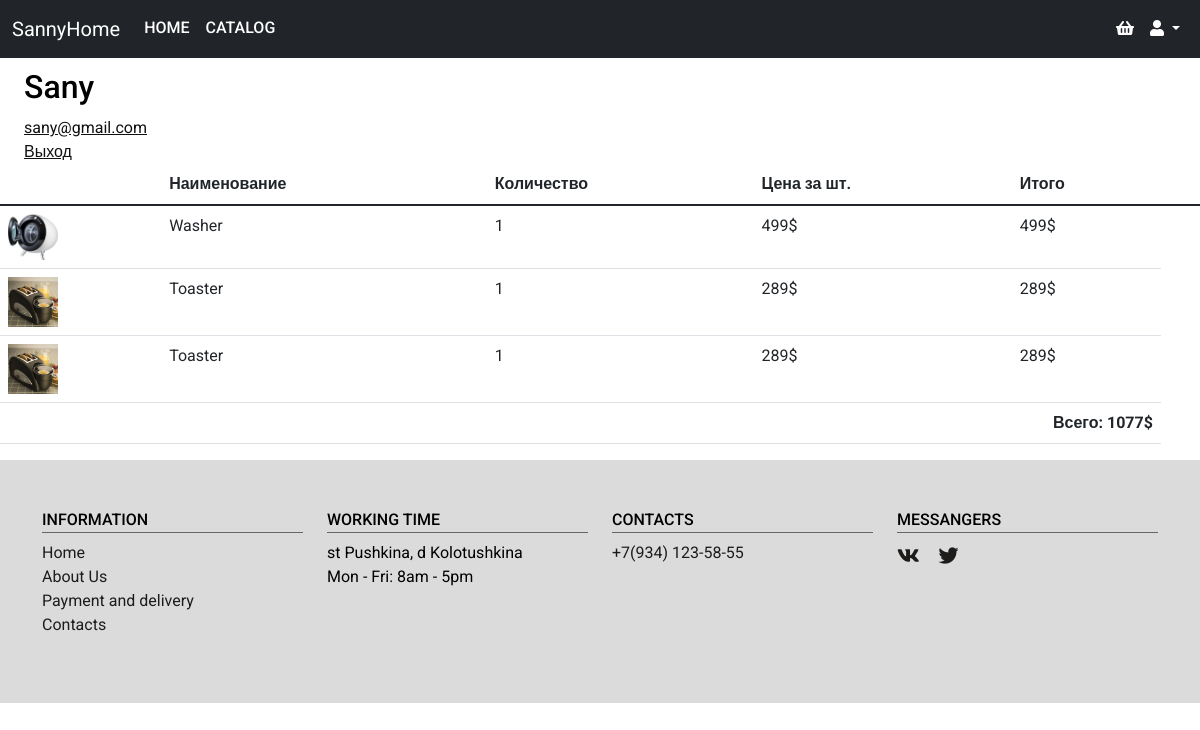
The page /index.php?page=success (signed in) on the database its author committed.
### tables this page shows
CREATE TABLE `basket` (
  `id` int NOT NULL,
  `id_user` int NOT NULL,
  `id_product` int NOT NULL,
  `number_product` int NOT NULL
);

CREATE TABLE `products` (
  `id` int NOT NULL,
  `name` varchar(45) NOT NULL,
  `category` int NOT NULL,
  `desc` longtext NOT NULL,
  `imgs` varchar(45) NOT NULL,
  `price` int NOT NULL,
  `productscol` varchar(45) NOT NULL
);

### authorization/profile.php (the view, shortened to what this page needs)
<?php
$id_user = $_SESSION['user']['id'];
?>
    <form>
        <div class="profile d-flex flex-column ms-4">
        <h2 style="margin: 10px 0;"><?= $_SESSION['user']['name'] ?></h2>
        <a href="#"><?= $_SESSION['user']['email'] ?></a>
        <a href="authorization/handler_form/logout.php" class="logout">Выход</a>
        </div>
        <table class="table">
            <thead>
            <tr>
                <td></td>
                <td><b>Наименование</b></td>
                <td><b>Количество</b></td>
                <td><b>Цена за шт.</b></td>
                <td><b>Итого</b></td>
                <td><b></b></td>
            </tr>
            </thead>
            <tbody>
            <?php
            $sql_m = $link->query("SELECT * FROM `products`");
            $Sum = 0;
            $sql_basket = $link->query("SELECT * FROM `basket`");
            if (isset($sql_basket)) {
                foreach ($sql_basket as $basket) {
                    if ($basket['id_user'] == $id_user) {
                        $a = $basket['id_product'];
                        $kol =  $basket['number_product'];
                        $good_m = [];
                        foreach ($sql_m as $product_m) {
                            if ($product_m['id'] == $a) {
                                $good_m = $product_m;
                                break;
                            }
                        } ?>
                        <tr>
                            <td><img width="50px" src="<?php echo $good_m['imgs']; ?>" /></td>
                            <td><?php echo $good_m['name']; ?></td>
                            <td> <?php echo $kol; ?> </td>
                            <td><?php echo $good_m['price'] . '$'; ?></td>
                            <td><?php echo $kol * $good_m['price'] . '$'; ?></td>
                        </tr>
            <?php
                        $Sum += $kol * $good_m['price'];
                    }
                }
            }
            ?>
            <tr>
                <td align="right" colspan="5"><b> <?php echo 'Всего: ' . $Sum . '$'?></b></td>
            </tr>
            </tbody>
        </table>
    </form>

### styles/style.css (style rules this page uses)
html { font-size: 16px; }
body { font-family: 'Roboto', sans-serif; font-size: 16px; font-weight: 400; color: #000; background-color: #fff; min-width: 320px; }
img { max-width: 100%; height: auto; }
a { color: #111; }

### rows shown on the page
basket: shows a picture, id_product.name "Washer", number_product "1", id_product.price "499", $kol*$good_m['price'] "499"
basket: id_product.name "Toaster", number_product "1", id_product.price "289", $kol*$good_m['price'] "289"
basket: id_product.name "Toaster", number_product "1", id_product.price "289", $kol*$good_m['price'] "289"

### other values the page prints
$_SESSION['user']['name'] "Sany"
$_SESSION['user']['email'] "sany@gmail.com"
$Sum "1077"
